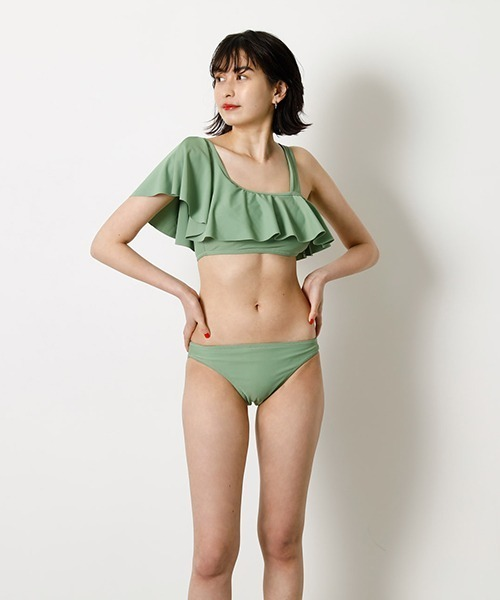
#> input picture sample_images/img_1.jpg, 500 x 600 px
$ python -i skin.py   (imports and definitions only)
#> lines starting #> are read from the running program, lines starting #| are printed output that depends on the picture; after the words box and inside, x2 and y2 are one past the last pixel; in counts of white or black regions, pixels touching at a corner belong together
import cv2
import numpy as np


def find_skin(input_image) -> None:
    '''Apply a threshold to an HSV and YCbCr images, the used values were based on current research papers along with some empirical tests and visual evaluation'''

    HSV_image = cv2.cvtColor(input_image, cv2.COLOR_RGB2HSV)
#> HSV_image: shape (600, 500, 3); mean H, S, V 43.9, 27.6, 210.1
    YCbCr_image = cv2.cvtColor(input_image, cv2.COLOR_RGB2YCR_CB)
#> YCbCr_image: shape (600, 500, 3); mean of channels 0, 1, 2 202.6, 132.4, 122.2

    lower_HSV_values = np.array([0, 40, 0], dtype="uint8")
    upper_HSV_values = np.array([25, 255, 255], dtype="uint8")

    lower_YCbCr_values = np.array((0, 138, 67), dtype="uint8")
    upper_YCbCr_values = np.array((255, 173, 133), dtype="uint8")

    # A binary mask is returned. White pixels (255) represent pixels that fall into the upper/lower.
    mask_YCbCr = cv2.inRange(YCbCr_image, lower_YCbCr_values, upper_YCbCr_values)
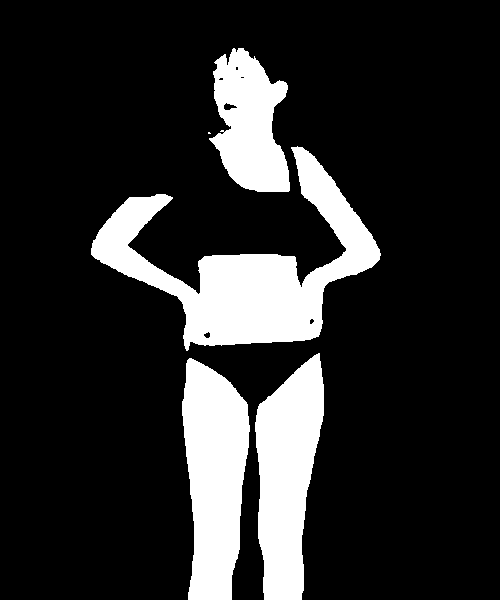
#> mask_YCbCr: shape (600, 500); 17.1% white; 5 white regions (1 under 20 px), largest, box (x1, y1, x2, y2) and area: (91, 146, 381, 351) 19712, (182, 358, 250, 600) 12116, (255, 353, 324, 600) 11572, (209, 48, 290, 192) 7782
    mask_HSV = cv2.inRange(HSV_image, lower_HSV_values, upper_HSV_values)
#> mask_HSV: shape (600, 500); 18.3% white; 8 white regions (4 under 20 px), largest, box (x1, y1, x2, y2) and area: (91, 146, 381, 352) 20011, (183, 357, 250, 600) 12100, (255, 351, 325, 600) 11665, (207, 31, 311, 193) 11176

    skin_mask = cv2.add(mask_HSV, mask_YCbCr)
#> skin_mask: shape (600, 500); 18.4% white; 7 white regions (3 under 20 px), largest, box (x1, y1, x2, y2) and area: (91, 146, 381, 352) 20123, (182, 357, 250, 600) 12161, (255, 351, 325, 600) 11684, (207, 31, 311, 193) 11219

    image_foreground = cv2.erode(skin_mask, None, iterations=3)  # remove noise
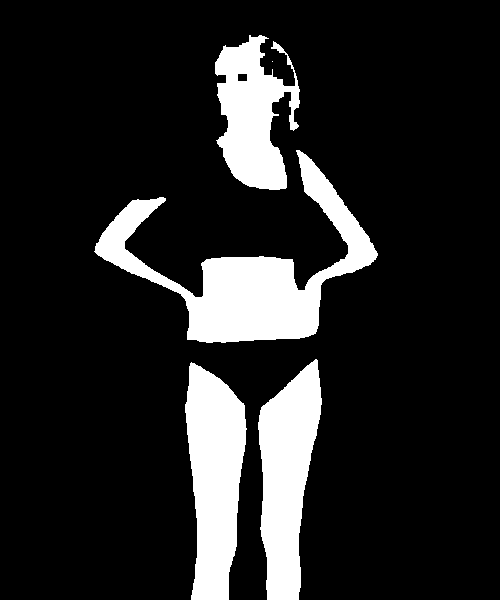
#> image_foreground: shape (600, 500); 14.7% white; 5 white regions (1 under 20 px), largest, box (x1, y1, x2, y2) and area: (94, 150, 378, 343) 15725, (185, 362, 247, 600) 10410, (258, 359, 322, 600) 9878, (215, 35, 300, 190) 7980

    # The background region is reduced a little because of the dilate operation
    dilated_binary_image = cv2.dilate(skin_mask, None, iterations=3)
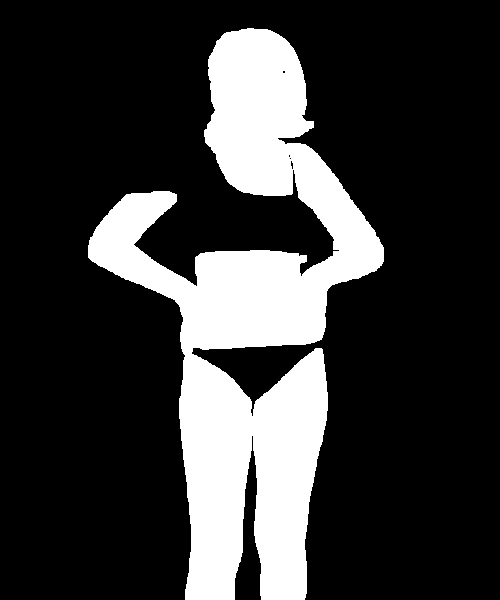
#> dilated_binary_image: shape (600, 500); 21.9% white; 1 white region, box (x1, y1, x2, y2) and area: (88, 28, 384, 600) 65785
    # set all background regions to 128
    _, image_background = cv2.threshold(dilated_binary_image, 1, 128, cv2.THRESH_BINARY)

    # add both foreground and background, forming markers. The markers are "seeds" of the future image regions.
    image_marker = cv2.add(image_foreground, image_background)
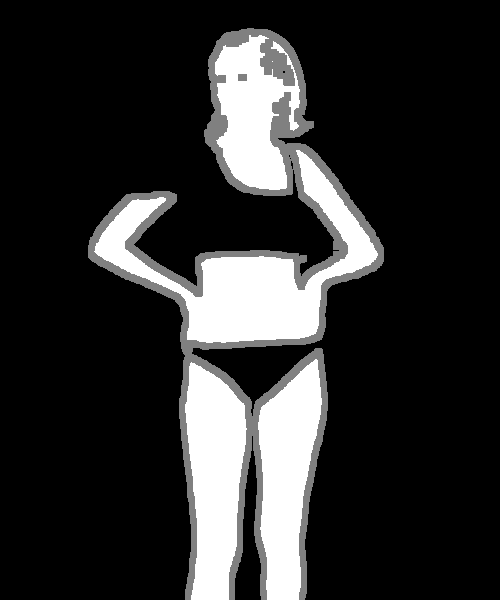
#> image_marker: shape (600, 500); min 0, max 255, mean 46.7
    image_marker32 = np.int32(image_marker)  # convert to 32SC1 format
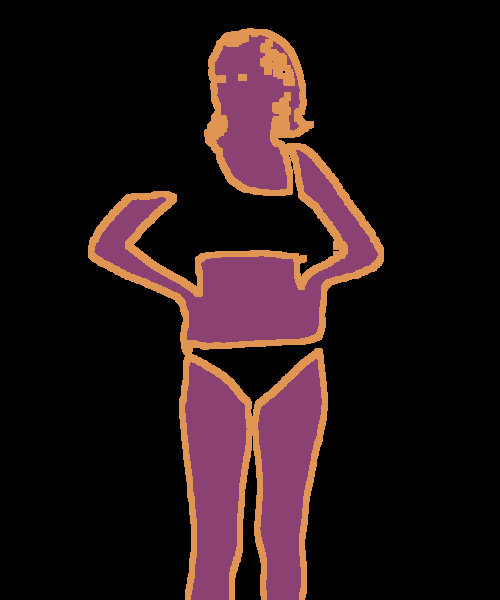
#> image_marker32: shape (600, 500) int32; 3 distinct labels, from 0 to 255; one colour per label, 0 black

    image_marker32 = cv2.watershed(input_image, image_marker32)
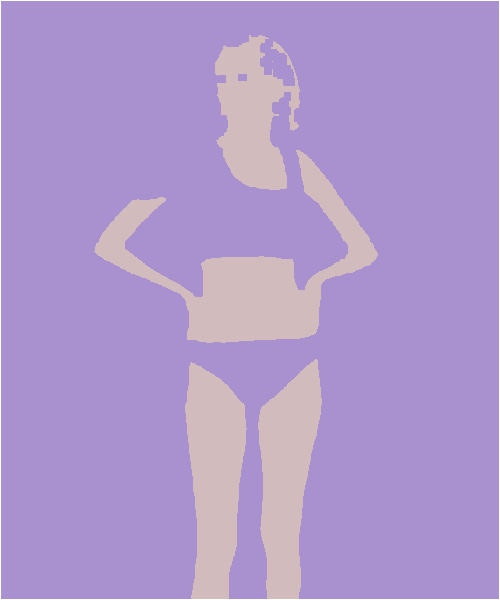
#> image_marker32: shape (600, 500) int32; 3 distinct labels, from -1 to 255; one colour per label, 0 black, -1 white
    m = cv2.convertScaleAbs(image_marker32)  # convert back to uint8
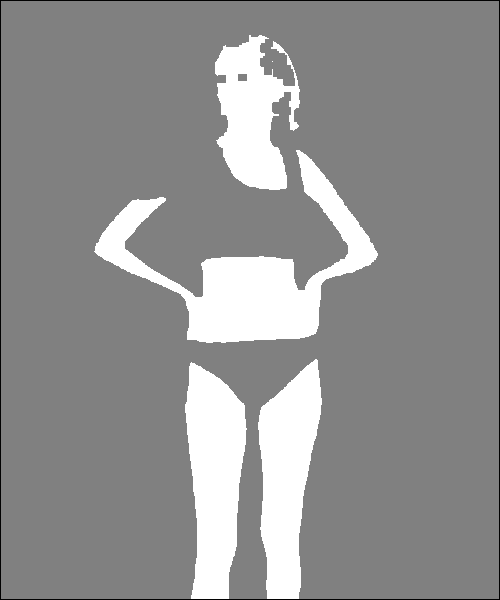
#> m: shape (600, 500); min 1, max 255, mean 145.7

    # bitwise of the mask with the input image
    _, image_mask = cv2.threshold(m, 0, 255, cv2.THRESH_BINARY + cv2.THRESH_OTSU)
#> image_mask: shape (600, 500); 14.6% white; 5 white regions (1 under 20 px), largest, box (x1, y1, x2, y2) and area: (94, 150, 378, 343) 15725, (185, 362, 247, 599) 10372, (258, 359, 322, 599) 9846, (215, 35, 300, 190) 7980
    # mask = cv2.bitwise_and(input_image, input_image, mask=image_mask)
    return image_mask

>>> import cv2
>>> picture = cv2.cvtColor(cv2.imread('sample_images/img_1.jpg'), cv2.COLOR_BGR2RGB)
>>> result = find_skin(picture)

$ run again, on sample_images/img_2.jpg
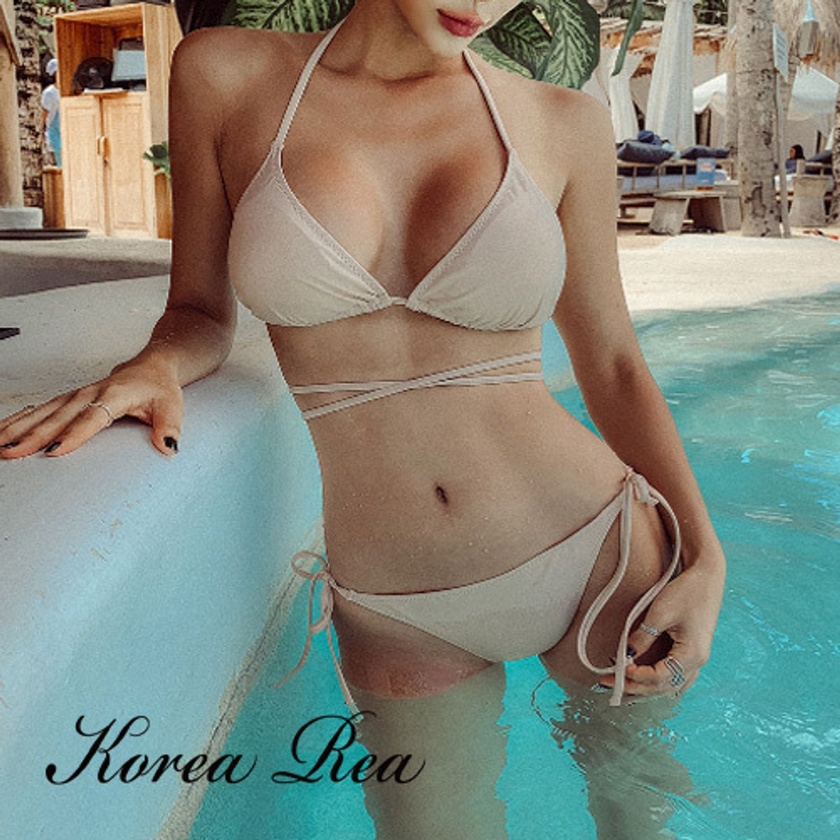
#> input picture sample_images/img_2.jpg, 840 x 840 px, shrunk from 1500 x 1500 before the run
#> HSV_image: shape (840, 840, 3); mean H, S, V 43.9, 84.8, 152.5
#> YCbCr_image: shape (840, 840, 3); mean of channels 0, 1, 2 133.5, 126.2, 123.1
#> mask_YCbCr: shape (840, 840); 39.2% white; 99 white regions (68 under 20 px), largest, box (x1, y1, x2, y2) and area: (0, 0, 840, 701) 254394, (266, 302, 540, 390) 14728, (692, 28, 740, 74) 1341
#> mask_HSV: shape (840, 840); 45.5% white; 197 white regions (169 under 20 px), largest, box (x1, y1, x2, y2) and area: (0, 0, 840, 818) 314919, (626, 25, 662, 129) 1883, (586, 0, 629, 51) 1235
#> skin_mask: shape (840, 840); 45.7% white; 195 white regions (167 under 20 px), largest, box (x1, y1, x2, y2) and area: (0, 0, 840, 818) 317096, (626, 25, 662, 129) 1884, (586, 0, 629, 51) 1236
#> image_foreground: shape (840, 840); 38.2% white; 36 white regions (16 under 20 px), largest, box (x1, y1, x2, y2) and area: (0, 0, 840, 764) 264144, (784, 0, 840, 74) 2017, (630, 30, 659, 102) 906
#> dilated_binary_image: shape (840, 840); 52.4% white; 46 black regions (23 under 20 px), largest, box (x1, y1, x2, y2) and area: (0, 237, 840, 840) 285339, (474, 0, 727, 187) 16124, (0, 279, 166, 392) 12242
#> in find_skin, `image_marker32 = cv2.watershed(input_image, image_marker32)`:
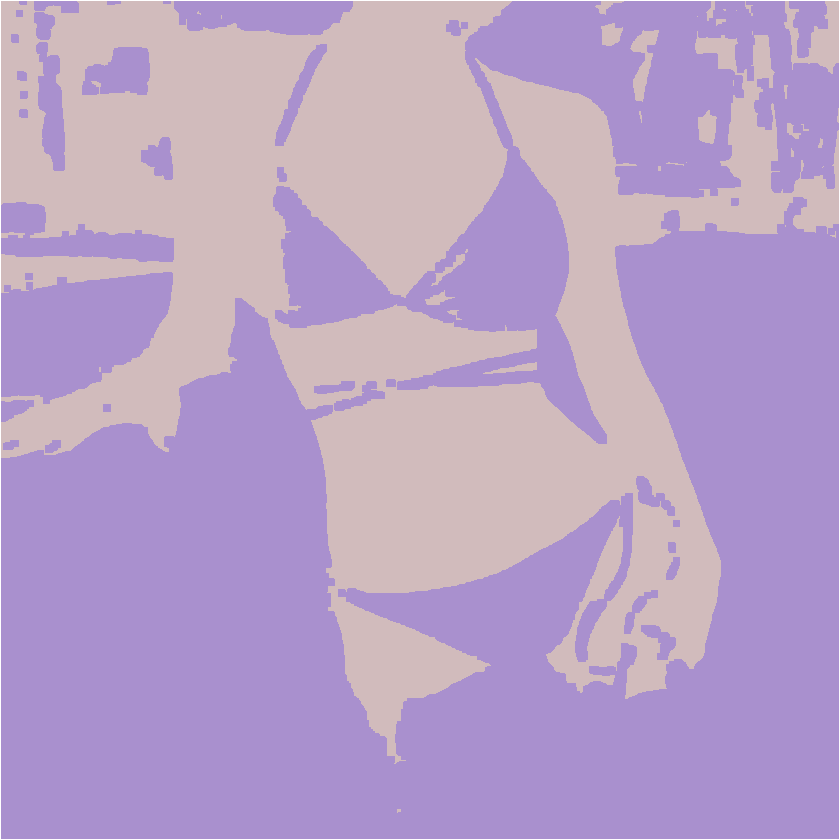
#> image_marker32: shape (840, 840) int32; 3 distinct labels, from -1 to 255; one colour per label, 0 black, -1 white
#> in find_skin, `_, image_mask = cv2.threshold(m, 0, 255, cv2.THRESH_BINARY + cv2.THRES..`:
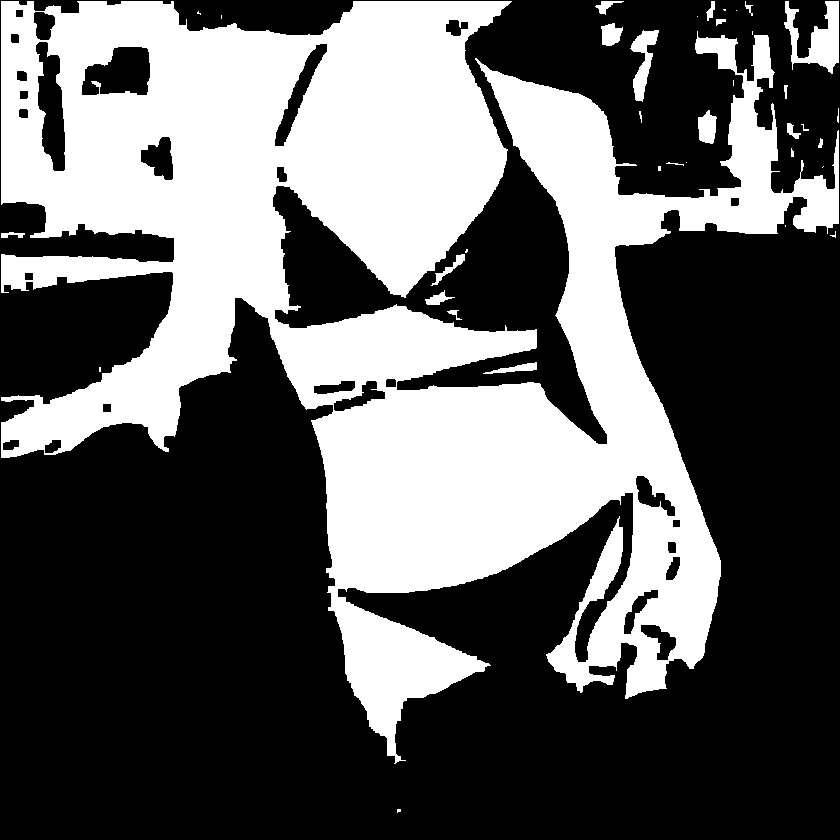
#> image_mask: shape (840, 840); 38.1% white; 37 white regions (16 under 20 px), largest, box (x1, y1, x2, y2) and area: (1, 1, 839, 764) 263452, (784, 1, 839, 74) 1934, (630, 30, 659, 102) 906

$ run again, on sample_images/img_3.jpg
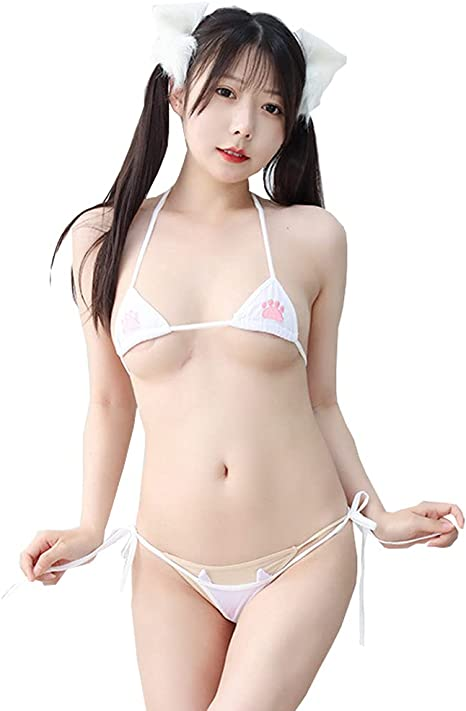
#> input picture sample_images/img_3.jpg, 466 x 711 px
#> HSV_image: shape (711, 466, 3); mean H, S, V 16, 24.1, 228.4
#> YCbCr_image: shape (711, 466, 3); mean of channels 0, 1, 2 219.5, 134.2, 123.5
#> in find_skin, `mask_YCbCr = cv2.inRange(YCbCr_image, lower_YCbCr_values, upper_YCbCr_..`:
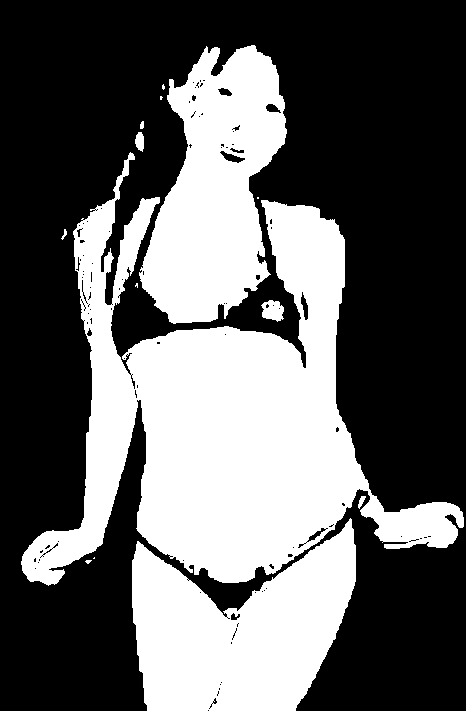
#> mask_YCbCr: shape (711, 466); 38.3% white; 14 white regions (6 under 20 px), largest, box (x1, y1, x2, y2) and area: (21, 152, 464, 586) 73395, (132, 518, 356, 711) 27304, (139, 45, 287, 324) 25527
#> mask_HSV: shape (711, 466); 29.9% white; 91 white regions (74 under 20 px), largest, box (x1, y1, x2, y2) and area: (23, 95, 365, 585) 54319, (158, 30, 298, 256) 18012, (133, 543, 257, 711) 12089
#> skin_mask: shape (711, 466); 40% white; 49 white regions (37 under 20 px), largest, box (x1, y1, x2, y2) and area: (21, 95, 464, 586) 76490, (139, 30, 298, 324) 27595, (132, 518, 357, 711) 27378
#> image_foreground: shape (711, 466); 32.7% white; 16 white regions (6 under 20 px), largest, box (x1, y1, x2, y2) and area: (131, 201, 366, 580) 49117, (135, 527, 354, 711) 24237, (144, 43, 295, 320) 21870
#> dilated_binary_image: shape (711, 466); 46.2% white; 3 white regions, box (x1, y1, x2, y2) and area: (18, 27, 466, 711) 152268, (258, 297, 287, 325) 690, (286, 38, 297, 52) 141
#> in find_skin, `m = cv2.convertScaleAbs(image_marker32)`:
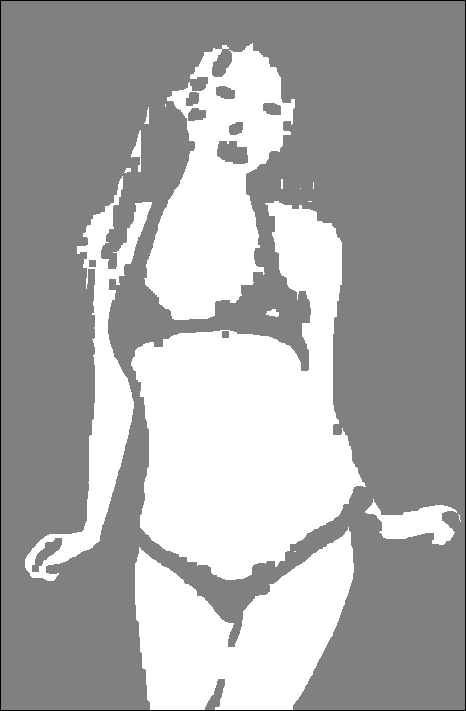
#> m: shape (711, 466); min 1, max 255, mean 168.6
#> image_mask: shape (711, 466); 32.7% white; 16 white regions (6 under 20 px), largest, box (x1, y1, x2, y2) and area: (131, 201, 366, 580) 49117, (135, 527, 354, 710) 24103, (144, 43, 295, 320) 21870

$ run again, on sample_images/img_4.jpg
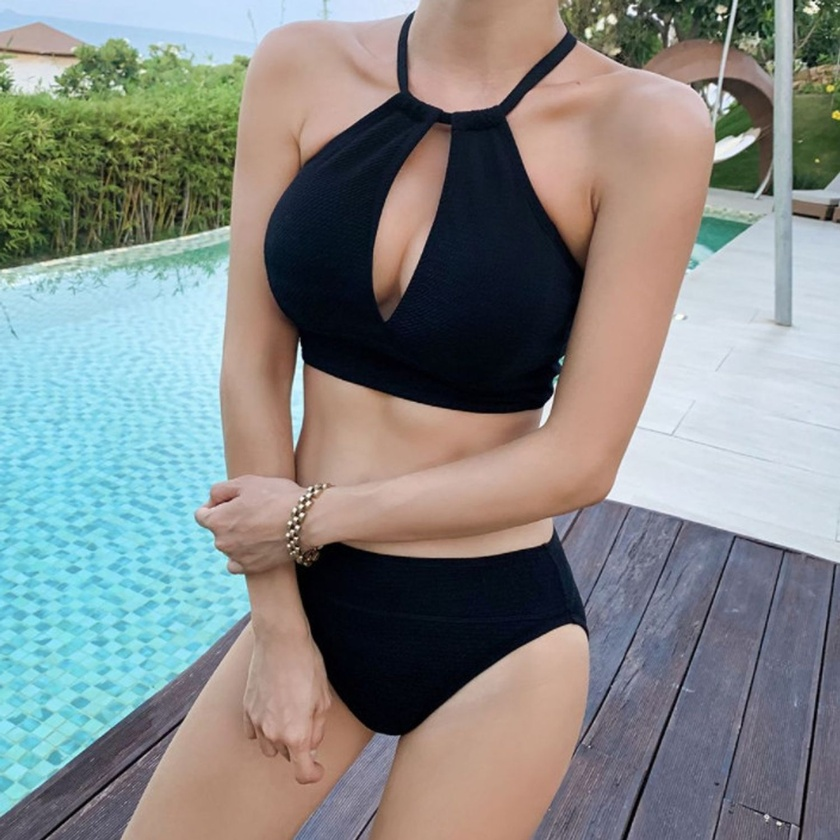
#> input picture sample_images/img_4.jpg, 840 x 840 px, shrunk from 1500 x 1500 before the run
#> HSV_image: shape (840, 840, 3); mean H, S, V 69.1, 84.8, 154.9
#> YCbCr_image: shape (840, 840, 3); mean of channels 0, 1, 2 134.3, 126.2, 127.8
#> mask_YCbCr: shape (840, 840); 31.9% white; 18 white regions (6 under 20 px), largest, box (x1, y1, x2, y2) and area: (124, 24, 722, 840) 170831, (368, 625, 588, 840) 29816, (408, 0, 566, 112) 13769
#> mask_HSV: shape (840, 840); 32% white; 77 white regions (62 under 20 px), largest, box (x1, y1, x2, y2) and area: (124, 26, 715, 840) 166449, (368, 626, 588, 840) 29864, (407, 0, 572, 113) 13566
#> skin_mask: shape (840, 840); 33% white; 57 white regions (43 under 20 px), largest, box (x1, y1, x2, y2) and area: (124, 24, 723, 840) 174499, (368, 624, 588, 840) 30103, (407, 0, 572, 113) 13924
#> image_foreground: shape (840, 840); 29.5% white; 14 white regions (2 under 20 px), largest, box (x1, y1, x2, y2) and area: (128, 27, 712, 840) 157091, (372, 629, 585, 840) 27900, (410, 0, 564, 109) 12603
#> dilated_binary_image: shape (840, 840); 36.5% white; 20 white regions, largest, box (x1, y1, x2, y2) and area: (121, 21, 776, 840) 193304, (365, 621, 591, 840) 32552, (404, 0, 575, 116) 15306
#> in find_skin, `_, image_mask = cv2.threshold(m, 0, 255, cv2.THRESH_BINARY + cv2.THRES..`:
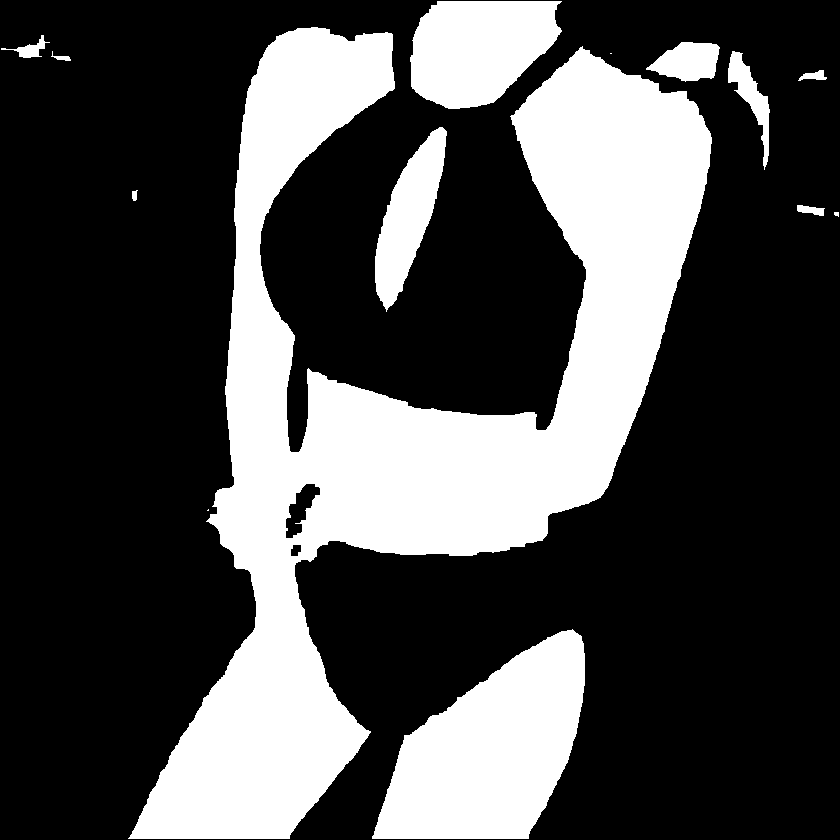
#> image_mask: shape (840, 840); 29.5% white; 14 white regions (2 under 20 px), largest, box (x1, y1, x2, y2) and area: (128, 27, 712, 839) 156929, (372, 629, 585, 839) 27743, (410, 1, 562, 109) 12476
